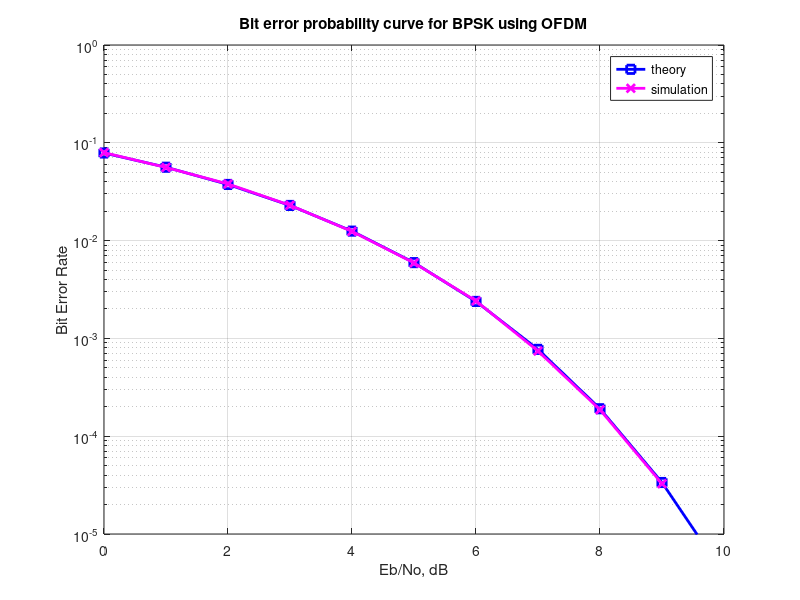

The MATLAB source for this figure:
%%%%%%%%%%%%%%%%%%%%%%%%%%%%%%%%%%%%%%%%%%%%%%%%%%%%%%%%%%%%
% All rights reserved by Krishna Pillai, http://www.dsplog.com 
% The file may not be re-distributed without explicit authorization
% from Krishna Pillai.
% Checked for proper operation with Octave Version 3.0.0
% Author	: Krishna Pillai
% Email		: krishna@dsplog.com
% Version	: 1.0
% Date		: 05 June 2008
% %%%%%%%%%%%%%%%%%%%%%%%%%%%%%%%%%%%%%%%%%%%%%%%%%%%%%%%%%%

% Script for computing the Bit Error probability using OFDM modulation

clear all
nFFT = 64; % fft size
nDSC = 52; % number of data subcarriers
nBitPerSym = 52; % number of bits per OFDM symbol (same as the number of subcarriers for BPSK)
nSym = 10^4; % number of symbols

EbN0dB = [0:10]; % bit to noise ratio
EsN0dB = EbN0dB + 10*log10(nDSC/nFFT) + 10*log10(64/80); % converting to symbol to noise ratio

for ii = 1:length(EbN0dB)

   % Transmitter
   ipBit = rand(1,nBitPerSym*nSym) > 0.5; % random 1's and 0's
   ipMod = 2*ipBit-1; % BPSK modulation 0 --> -1, 1 --> +1
   ipMod = reshape(ipMod,nBitPerSym,nSym).'; % grouping into multiple symbolsa

   % Assigning modulated symbols to subcarriers from [-26 to -1, +1 to +26]
   xF = [zeros(nSym,6) ipMod(:,[1:nBitPerSym/2]) zeros(nSym,1) ipMod(:,[nBitPerSym/2+1:nBitPerSym]) zeros(nSym,5)] ;
   
   % Taking FFT, the term (nFFT/sqrt(nDSC)) is for normalizing the power of transmit symbol to 1 
   xt = (nFFT/sqrt(nDSC))*ifft(fftshift(xF.')).';

   % Appending cylic prefix
   xt = [xt(:,[49:64]) xt];

   % Concatenating multiple symbols to form a long vector
   xt = reshape(xt.',1,nSym*80);


   % Gaussian noise of unit variance, 0 mean
   nt = 1/sqrt(2)*[randn(1,nSym*80) + j*randn(1,nSym*80)];

   % Adding noise, the term sqrt(80/64) is to account for the wasted energy due to cyclic prefix
   yt = sqrt(80/64)*xt + 10^(-EsN0dB(ii)/20)*nt;

   % Receiver
   yt = reshape(yt.',80,nSym).'; % formatting the received vector into symbols
   yt = yt(:,[17:80]); % removing cyclic prefix

   % converting to frequency domain
   yF = (sqrt(nDSC)/nFFT)*fftshift(fft(yt.')).'; 
   yMod = yF(:,[6+[1:nBitPerSym/2] 7+[nBitPerSym/2+1:nBitPerSym] ]); 

   % BPSK demodulation
   % +ve value --> 1, -ve value --> -1
   ipModHat = 2*floor(real(yMod/2)) + 1;
   ipModHat(find(ipModHat>1)) = +1;
   ipModHat(find(ipModHat<-1)) = -1;

   % converting modulated values into bits
   ipBitHat = (ipModHat+1)/2;
   ipBitHat = reshape(ipBitHat.',nBitPerSym*nSym,1).';

   % counting the errors
   nErr(ii) = size(find(ipBitHat - ipBit),2);

end

simBer = nErr/(nSym*nBitPerSym);
theoryBer = (1/2)*erfc(sqrt(10.^(EbN0dB/10)));

close all; figure
semilogy(EbN0dB,theoryBer,'bs-','LineWidth',2);
hold on
semilogy(EbN0dB,simBer,'mx-','LineWidth',2);
axis([0 10 10^-5 1])
grid on
legend('theory', 'simulation');
xlabel('Eb/No, dB')
ylabel('Bit Error Rate')
title('Bit error probability curve for BPSK using OFDM')


